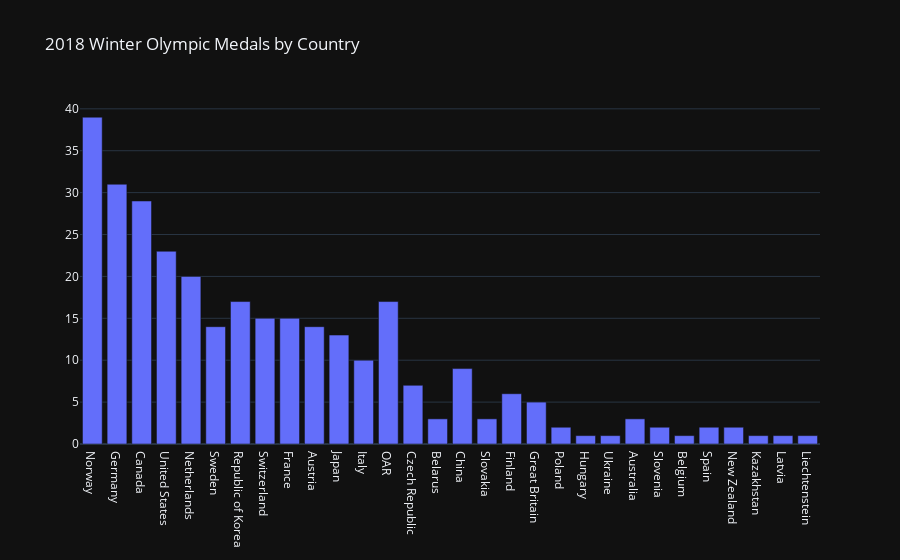

Notebook code for this chart:
### Code cell
# create the data
data = [go.Bar(
    x=df_olympic['NOC'],  # NOC stands for the National Olympic Committee
    y=df_olympic['Total']
)]

# create the layout
layout = go.Layout(
    title='2018 Winter Olympic Medals by Country'
)

# create the figure
fig = go.Figure(data=data, layout=layout)
fig.show()

### Figure 1 — Plotly figure (JSON) as saved in the notebook; plotly's stock layout.template omitted (floating-point values rounded to 4 significant figures)
{"data": [{"x": ["Norway", "Germany", "Canada", "United States", "Netherlands", "Sweden", "Republic of Korea", "Switzerland", "France", "Austria", "Japan", "Italy", "OAR", "Czech Republic", "Belarus", "China", "Slovakia", "Finland", "Great Britain", "Poland", "Hungary", "Ukraine", "Australia", "Slovenia", "Belgium", "Spain", "New Zealand", "Kazakhstan", "Latvia", "Liechtenstein"], "y": [39, 31, 29, 23, 20, 14, 17, 15, 15, 14, 13, 10, 17, 7, 3, 9, 3, 6, 5, 2, 1, 1, 3, 2, 1, 2, 2, 1, 1, 1], "type": "bar"}], "layout": {"title": {"text": "2018 Winter Olympic Medals by Country"}}}
